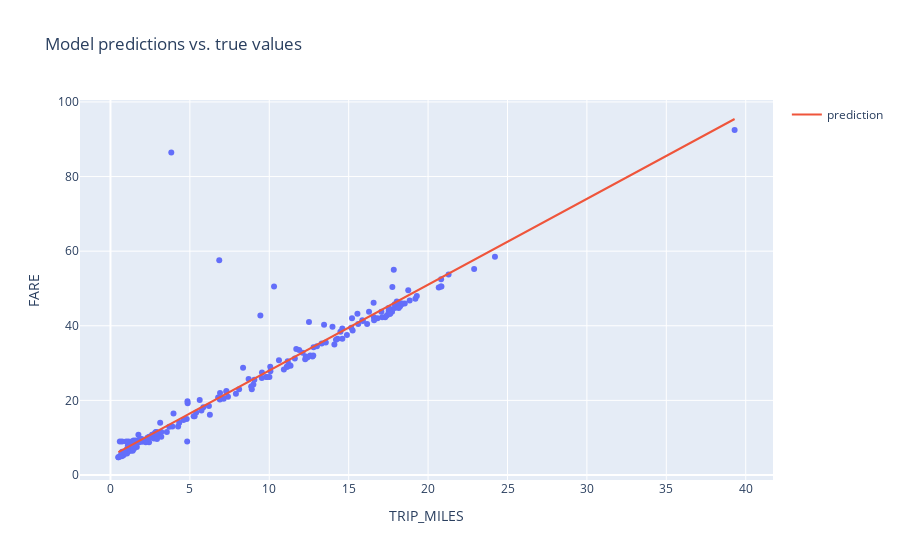

Notebook source saved alongside this figure:
### Markdown cell above
## Experiment with hyperparameters

It is common with machine learning to run multiple experiments to find the best set of hyperparmeters to train your model. In this step, try varying the hyperparameters one by one with this set of experiments:

* *Experiment 1:* **Increase** the learning rate to **``1.0``** (batch size at ``50``).
* *Experiment 2:* **Decrease** the learning rate to **``0.0001``** (batch size at ``50``).
* *Experiment 3:* **Increase** the batch size to **``500``** (learning rate at ``0.001``).

**Instructions**
1. Update the hyperparameter values in the **Experiment 2** code cell according to the experiment.
2. Run the **Experiment 2** code cell.
3. After the training run, examine the output and note any differences you see in the loss curve or model output.
4. Repeat steps 1 - 3 for each hyperparameter experiment.
5. **Check your understanding** by answering these questions:
  * How did raising the learning rate impact your ability to train the model?
  * How did lowering the learning rate impact your ability to train the model?
  * Did changing the batch size effect your training results?

### Code cell
#@title Code - Experiment 2

# The following variables are the hyperparameters.
# TODO - Adjust these hyperparameters to see how they impact a training run.
settings_2 = ml_edu.experiment.ExperimentSettings(
    learning_rate = 0.01,
    number_epochs = 20,
    batch_size = 50,
    input_features = ['TRIP_MILES']
)

metrics = [keras.metrics.RootMeanSquaredError(name='rmse')]

model_2 = create_model(settings_2, metrics)

experiment_2 = train_model('one_feature_hyper', model_2, training_df, 'FARE', settings_2)

ml_edu.results.plot_experiment_metrics(experiment_2, ['rmse'])
ml_edu.results.plot_model_predictions(experiment_2, training_df, 'FARE')

### Figure 1 — Plotly figure (JSON) as saved in the notebook; plotly's stock layout.template omitted (floating-point values rounded to 4 significant figures; data arrays with more than 128 entries replaced by an {"elided": "..."} marker saying what was removed)
{"data": [{"hovertemplate": "TRIP_MILES=%{x}<br>FARE=%{y}<extra></extra>", "legendgroup": "", "marker": {"color": "#636efa", "symbol": "circle"}, "mode": "markers", "name": "", "orientation": "v", "showlegend": false, "type": "scatter", "x": {"elided": "200 float values"}, "xaxis": "x", "y": {"elided": "200 float values"}, "yaxis": "y"}, {"mode": "lines", "name": "prediction", "type": "scatter", "x": {"elided": "200 float values"}, "y": {"elided": "200 float values"}}], "layout": {"legend": {"tracegroupgap": 0}, "title": {"text": "Model predictions vs. true values"}, "xaxis": {"anchor": "y", "domain": [0, 1], "title": {"text": "TRIP_MILES"}}, "yaxis": {"anchor": "x", "domain": [0, 1], "title": {"text": "FARE"}}}}
